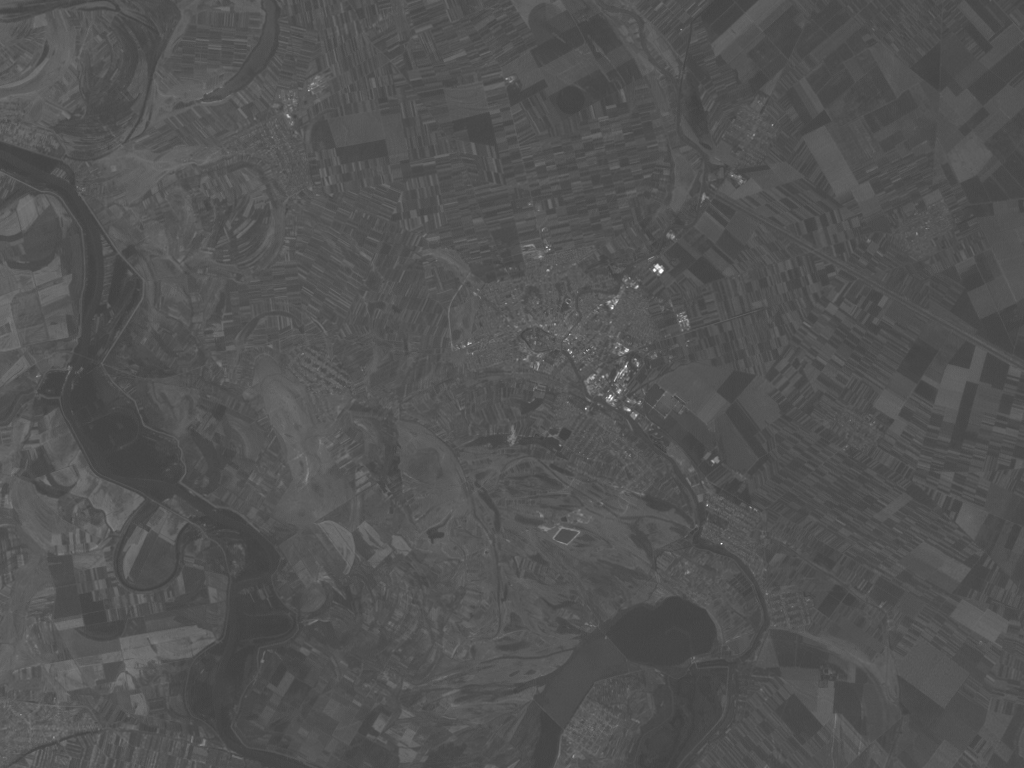
%> input picture TP ACP/capture exo3/exo32/i1.tif, 1024 x 768 px; the run also reads 2 pictures not shown here
$ octave exo32.m   (GNU Octave 9; MATLAB toolbox functions it lacks are replaced by stand-ins)
%> lines starting %> are read from the running program, lines starting %| are printed output that depends on the picture
clear variables;
close all;

% Lecture de nos 6 images satellites
I1 = imread('i1.tif');
%> I1 is the input picture: size 768x1024 uint8; min 63, max 255, mean 82.9
I1 = im2double(I1);
%> I1: size 768x1024 double

I2 = imread('i2.tif');
I2 = im2double(I2);
%> I2: size 768x1024 double

I3 = imread('i3.tif');
I3 = im2double(I3);
%> I3: size 768x1024 double

I4 = imread('i4.tif');
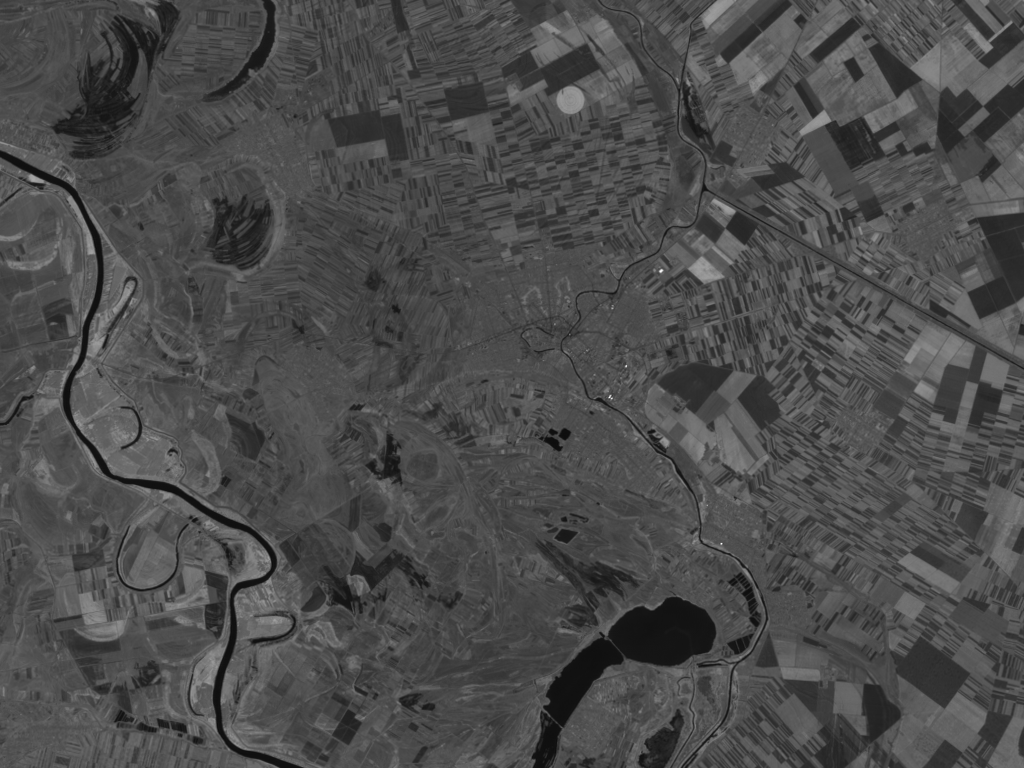
%> input picture TP ACP/capture exo3/exo32/i4.tif, 1024 x 768 px
%> I4 is the input picture: size 768x1024 uint8; min 12, max 253, mean 75.8
I4 = im2double(I4);
%> I4: size 768x1024 double

I5 = imread('i5.tif');
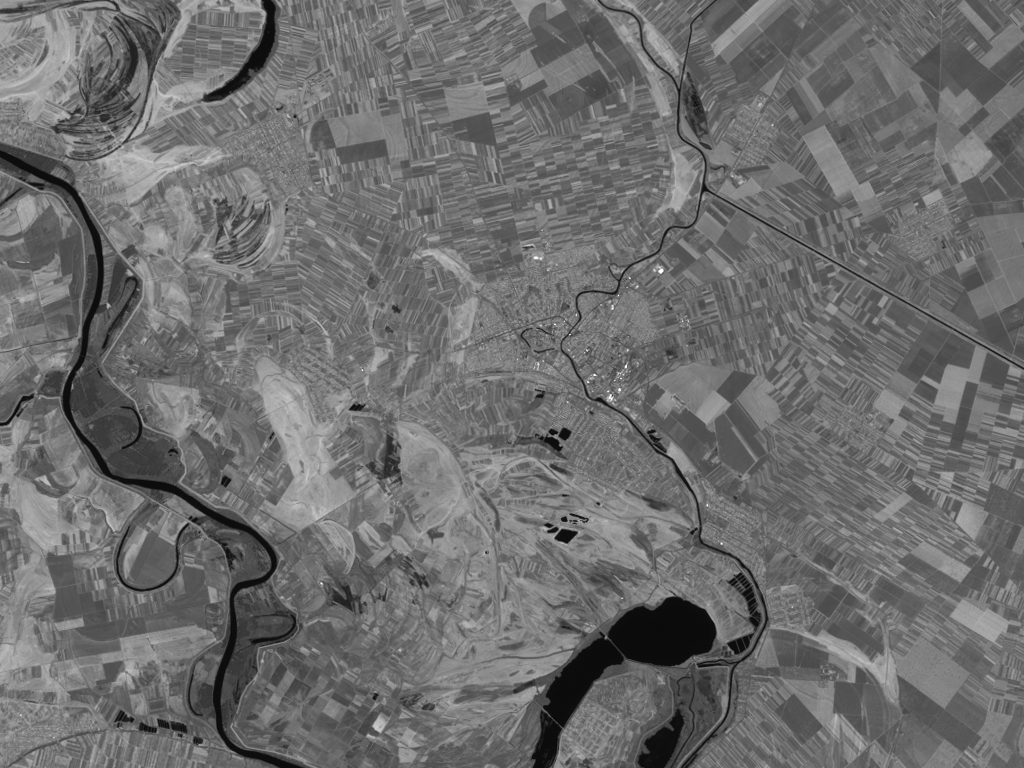
%> input picture TP ACP/capture exo3/exo32/i5.tif, 1024 x 768 px
%> I5 is the input picture: size 768x1024 uint8; min 4, max 255, mean 109.3
I5 = im2double(I5);
%> I5: size 768x1024 double

I6 = imread('i6.tif');
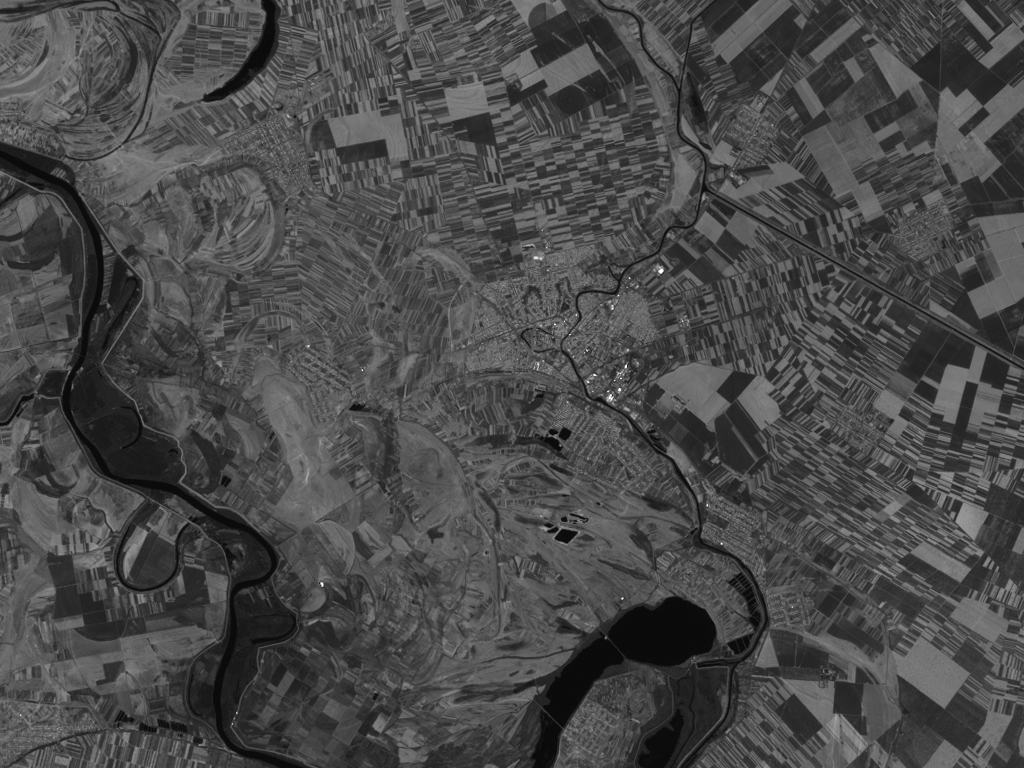
%> input picture TP ACP/capture exo3/exo32/i6.tif, 1024 x 768 px
%> I6 is the input picture: size 768x1024 uint8; min 4, max 255, mean 73.5
I6 = im2double(I6);
%> I6: size 768x1024 double

% Création de notre matrice Y comprenant en colonnes nos pixels de chaque
% images
Y = [I1(:),I2(:),I3(:),I4(:),I5(:),I6(:)];
[n,m] = size(Y);
%> n = 786432; m = 6

% Centrage de nos données
X = Y - mean(Y);

% Calcul de la matrice M, de ses vecteurs propres et de ses valeurs propres
M = (1/n)*(X'*X); % M est la matrice de covariance
%> M = [0.00107 0.0012 0.00225 -0.000583 0.0028 0.00269; 0.0012 0.00152 0.00263 -0.000117 0.00335 0.00289; 0.00225 0.00263 0.00513 -0.00139 0.00669 0.0063; -0.000583 -0.000117 -0.00139 0.00605 0.000184 -0.00267; 0.0028 0.00335 0.00669 0.000184 0.0124 0.0102; 0.00269 0.00289 0.0063 -0.00267 0.0102 0.0106]
[V,D] = eig(M);
%> V = [0.678 0.611 -0.118 0.351 -0.0244 0.171; -0.716 0.439 -0.0937 0.495 0.0609 0.195; 0.149 -0.64 0.0248 0.637 -0.0538 0.399; 0.0649 -0.0984 -0.354 0.0395 0.922 -0.0989; -0.00114 0.116 0.625 -0.279 0.333 0.638; -0.0486 -0.0317 -0.679 -0.383 -0.18 0.597]; D = [4.3e-05 0 0 0 0 0; 0 6.29e-05 0 0 0 0; 0 0 0.000467 0 0 0; 0 0 0 0.00161 0 0; 0 0 0 0 0.00672 0; 0 0 0 0 0 0.0278]
d = sort(real(diag(D)));% On réarrange les valeurs propres pour les mettres dans l'ordre décroissante
%> d = [4.3e-05; 6.29e-05; 0.000467; 0.00161; 0.00672; 0.0278]
lambda = flipud(d);
%> lambda = [0.0278; 0.00672; 0.00161; 0.000467; 6.29e-05; 4.3e-05]
P = fliplr(V);% Comme les valeurs propres ont été réorganisées on réorganise aussi les colonnes (qui sont les vecteurs propre des M) de P
%> P = [0.171 -0.0244 0.351 -0.118 0.611 0.678; 0.195 0.0609 0.495 -0.0937 0.439 -0.716; 0.399 -0.0538 0.637 0.0248 -0.64 0.149; -0.0989 0.922 0.0395 -0.354 -0.0984 0.0649; 0.638 0.333 -0.279 0.625 0.116 -0.00114; 0.597 -0.18 -0.383 -0.679 -0.0317 -0.0486]
% afin de toujours avoir la même corrélation entre les vecteurs propres et
% les valeur prorpe

% Calcul de l'inertie total et de l'inertie par rapport à chaque axes
somme = ones(1,m)*lambda;
inertie_total = 100*(tril(ones(m,m))*lambda)/somme;
inertie_axe = 100*lambda / somme;
%> inertie_axe = [75.76; 18.3; 4.38; 1.27; 0.171; 0.117]

% Calcul de Xstar, la matrice associée au nouveau nuage de points
Xstar = X*P;

% Calcul du cercle unité
theta = 0:0.01:2*pi;
x = cos(theta);
y = sin(theta);

% Calcul de nos données initiales réduite
z = X./(ones(n,1)*std(Y));
nom = {'1'; '2'; '3';'4';'5';'6'};

% Calcul et affichage de la corrélation de nos variables suivant les axes (e1,e2)
for j=1:m
    xx = z(:,j)'*Xstar(:,1)./(n*sqrt(lambda(1)));
    yy = z(:,j)'*Xstar(:,2)./(n*sqrt(lambda(2)));
    figure(1)
    hold on;
    plot(xx,yy,'r*');
    text(xx,yy,nom(j));
    plot(x,y);
    ylabel("axe e2");
    xlabel("axe e1");
    title("Corrélation de nos variables suivant le axes (e1,e2)");
    axis equal;
    grid on;
end
%> this loop made 6 passes
%> (xx, yy) on passes 1 to 6: (0.874, -0.0613), (0.836, 0.128), (0.929, -0.0616), (-0.212, 0.972), (0.957, 0.245), (0.968, -0.144)
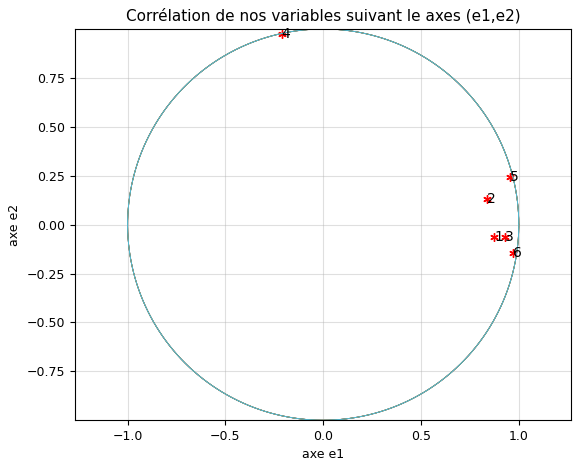
%> figure redrawn from the program's plot data

% Affichage de nos courbes
figure(2)
plot(lambda,'-*b');
title("courbe valeur propre");
grid on;
xlabel('lambda');
ylabel('Valeur de lambda');

figure(3)
plot(inertie_total,'-*b');
title("Inertie total");
grid on;
xlabel("somme des axes(e1,e1+e2,...)");
ylabel("pourcentage")

figure(4)
plot(inertie_axe,'-*b');
title("Inertie axe");
grid on;
xlabel("numéro de l'axe");
ylabel("pourcentage")

% On remet nos nouvelles données (calculées avec Xstar) dans le format
% d'une image
[u,v]=size(I6);
%> u = 768; v = 1024
c1 = reshape(Xstar(:,1),u,v);
c2 = reshape(Xstar(:,2),u,v);
c3 = reshape(Xstar(:,3),u,v);
c4 = reshape(Xstar(:,4),u,v);
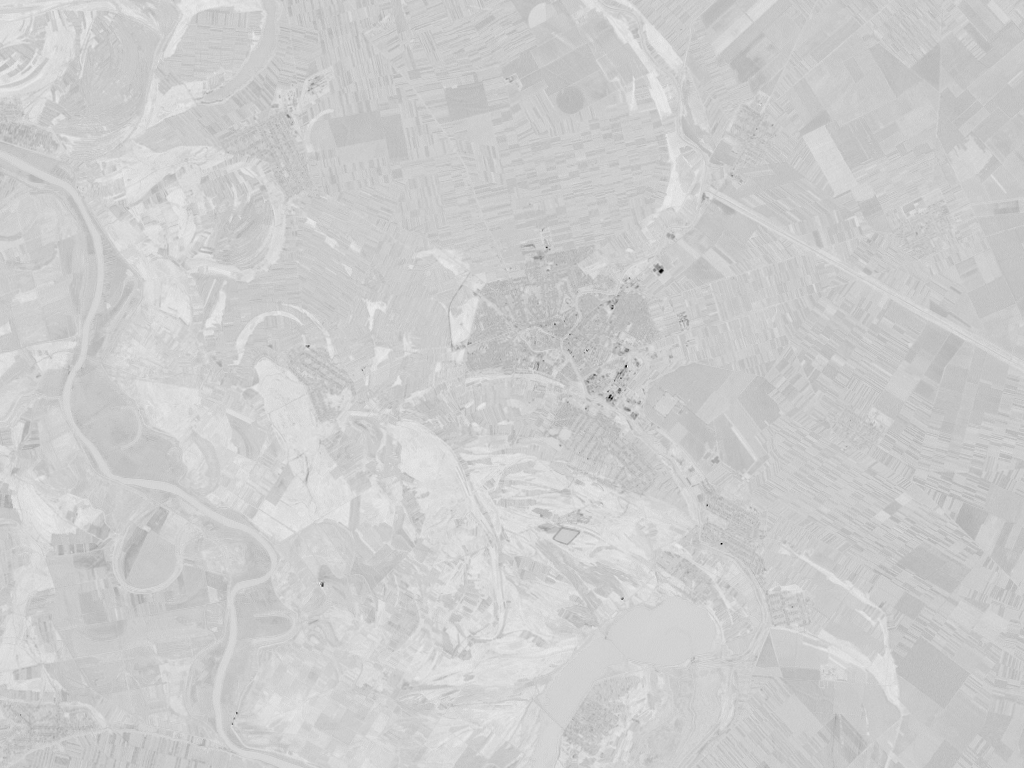
%> c4: size 768x1024 double; min -0.502, max 0.123, mean -8.01e-14; drawn with min black and max white
c5 = reshape(Xstar(:,5),u,v);
c6 = reshape(Xstar(:,6),u,v);

% On affiche tous nos nouvelles images contenant une partie de
% l'information
figure(5)
subplot 231;
imshow(c1);
title("c1");
subplot 232
imshow(c2);
title("c2");
subplot 233
imshow(c3);
title("c3");
subplot 234
imshow(c4);
title("c4");
subplot 235
imshow(c5);
title("c5");
subplot 236
imshow(c6);
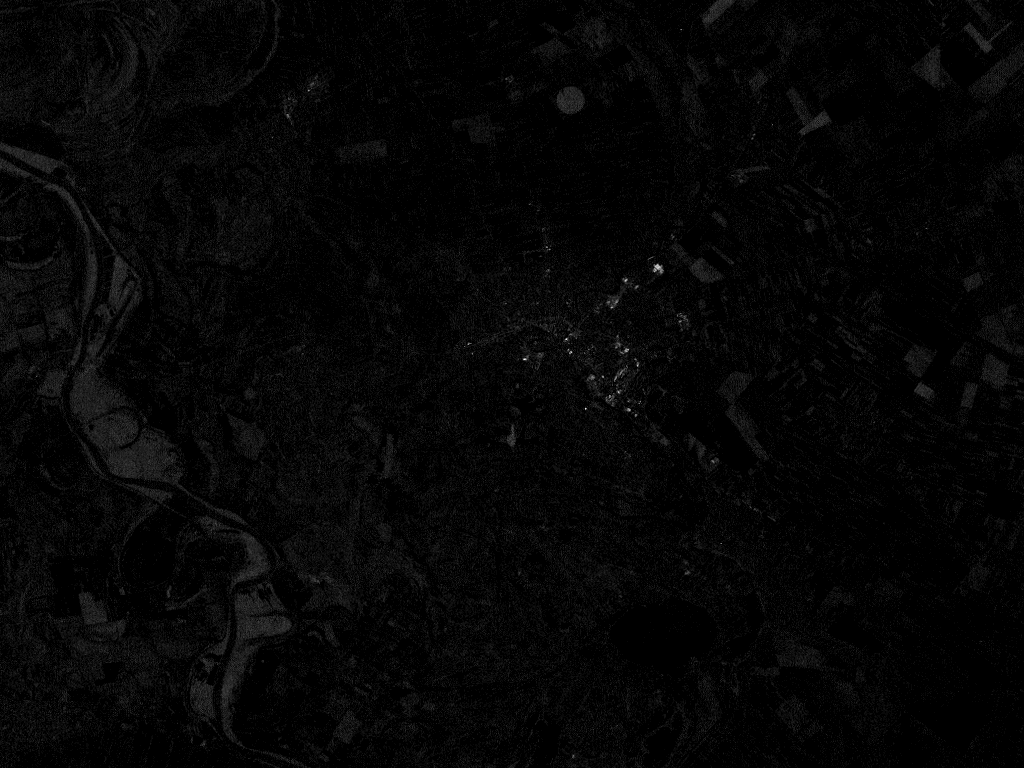
%> displayed picture: size 768x1024, on the screen's scale of 0 to 255; min 0, max 27, mean 0.6; drawn with min black and max white
title("c6");

% On affiche l'image finale reconstruite contenant 94.06% de l'information
figure(6)
imshow(c1+c2);
